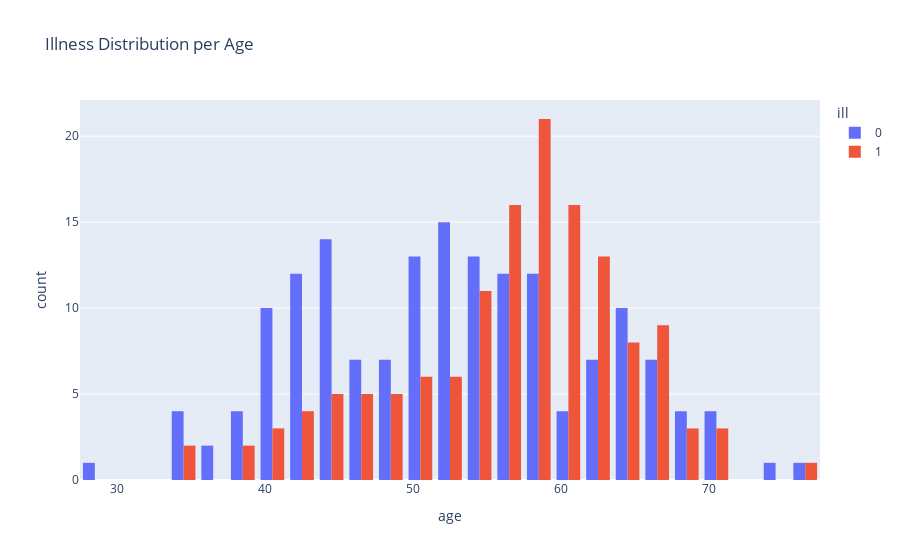

Notebook code for this chart:
### Code cell
px.histogram(df, x = 'age', color = 'ill', barmode = 'group', title = 'Illness Distribution per Age')

### Figure 1 — Plotly figure (JSON) as saved in the notebook; plotly's stock layout.template omitted (floating-point values rounded to 4 significant figures; data arrays with more than 128 entries replaced by an {"elided": "..."} marker saying what was removed)
{"data": [{"alignmentgroup": "True", "bingroup": "x", "hovertemplate": "ill=0<br>age=%{x}<br>count=%{y}<extra></extra>", "legendgroup": "0", "marker": {"color": "#636efa", "pattern": {"shape": ""}}, "name": "0", "offsetgroup": "0", "orientation": "v", "showlegend": true, "type": "histogram", "x": {"elided": "164 int values"}, "xaxis": "x", "yaxis": "y"}, {"alignmentgroup": "True", "bingroup": "x", "hovertemplate": "ill=1<br>age=%{x}<br>count=%{y}<extra></extra>", "legendgroup": "1", "marker": {"color": "#EF553B", "pattern": {"shape": ""}}, "name": "1", "offsetgroup": "1", "orientation": "v", "showlegend": true, "type": "histogram", "x": {"elided": "139 int values"}, "xaxis": "x", "yaxis": "y"}], "layout": {"barmode": "group", "legend": {"title": {"text": "ill"}, "tracegroupgap": 0}, "title": {"text": "Illness Distribution per Age"}, "xaxis": {"anchor": "y", "domain": [0, 1], "title": {"text": "age"}}, "yaxis": {"anchor": "x", "domain": [0, 1], "title": {"text": "count"}}}}
